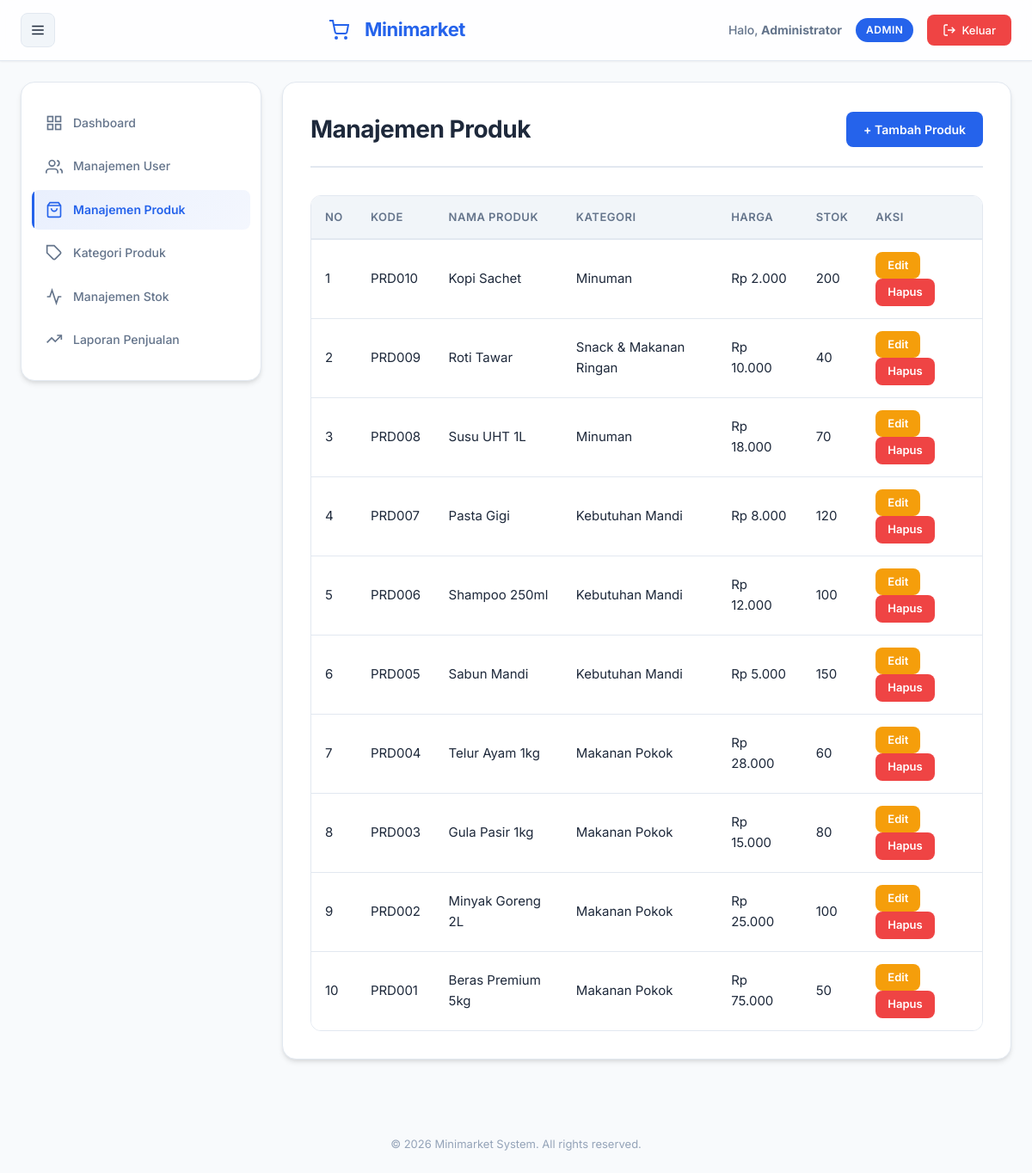
Page /admin/produk.php (signed in) on the committed database.
### tables this page shows
CREATE TABLE IF NOT EXISTS produk (
    id INT AUTO_INCREMENT PRIMARY KEY,
    kode VARCHAR(50) NOT NULL UNIQUE,
    nama VARCHAR(100) NOT NULL,
    kategori_id INT,
    harga DECIMAL(10,2) NOT NULL,
    stok INT NOT NULL DEFAULT 0,
    stok_min INT NOT NULL DEFAULT 5,
    created_at TIMESTAMP DEFAULT CURRENT_TIMESTAMP,
    updated_at TIMESTAMP DEFAULT CURRENT_TIMESTAMP ON UPDATE CURRENT_TIMESTAMP,
    FOREIGN KEY (kategori_id) REFERENCES kategori(id) ON DELETE SET NULL
);

CREATE TABLE IF NOT EXISTS kategori (
    id INT AUTO_INCREMENT PRIMARY KEY,
    nama VARCHAR(100) NOT NULL UNIQUE,
    deskripsi TEXT,
    created_at TIMESTAMP DEFAULT CURRENT_TIMESTAMP
);

### admin/produk.php (the view, shortened to what this page needs)
<?php
require_once '../includes/header.php';
$query = mysqli_query($koneksi,
    "SELECT p.*, k.nama as kategori_nama
     FROM produk p
     LEFT JOIN kategori k ON p.kategori_id = k.id
     ORDER BY p.id DESC"
);
?>
            <div class="page-header">
                <h2>Manajemen Produk</h2>
                <a href="produk_tambah.php" class="btn btn-primary">+ Tambah Produk</a>
            </div>
            <div class="table-container">
                <table class="data-table">
                    <thead>
                        <tr>
                            <th>No</th>
                            <th>Kode</th>
                            <th>Nama Produk</th>
                            <th>Kategori</th>
                            <th>Harga</th>
                            <th>Stok</th>
                            <th>Aksi</th>
                        </tr>
                    </thead>
                    <tbody>
                        <?php
                        $no = 1;
                        while ($row = mysqli_fetch_assoc($query)):
                        ?>
                        <tr>
                            <td><?php echo $no++; ?></td>
                            <td><?php echo htmlspecialchars($row['kode']); ?></td>
                            <td><?php echo htmlspecialchars($row['nama']); ?></td>
                            <td><?php echo htmlspecialchars($row['kategori_nama'] ?? '-'); ?></td>
                            <td>Rp <?php echo number_format($row['harga'], 0, ',', '.'); ?></td>
                            <td><?php echo $row['stok']; ?></td>
                            <td>
                                <a href="produk_edit.php?id=<?php echo $row['id']; ?>" class="btn btn-sm btn-warning">Edit</a>
                                <a href="produk_hapus.php?id=<?php echo $row['id']; ?>" class="btn btn-sm btn-danger" onclick="return confirm('Yakin ingin menghapus produk ini?');">Hapus</a>
                            </td>
                        </tr>
                        <?php endwhile; ?>
                    </tbody>
                </table>
            </div>
<?php require_once '../includes/footer.php'; ?>

### includes/header.php (shortened to what this page needs)
<?php
$current_role = $_SESSION['role'] ?? '';
$current_nama = $_SESSION['nama'] ?? '';
?>
<!DOCTYPE html>
<html lang="id">
<head>
    <link rel="stylesheet" href="../assets/style.css">
</head>
<body>
    <nav class="navbar">
        <div class="nav-container">
            <button class="sidebar-toggle" id="sidebarToggle" onclick="toggleSidebar()" title="Toggle Sidebar">
                <svg width="20" height="20" viewBox="0 0 24 24" fill="none" stroke="currentColor" stroke-width="2">
                    <path d="M3 12h18M3 6h18M3 18h18"/>
                </svg>
            </button>
            <h1 class="nav-logo">
                <svg width="24" height="24" viewBox="0 0 24 24" fill="none" stroke="currentColor" stroke-width="2" style="margin-right: 8px;">
                    <circle cx="9" cy="21" r="1"/><circle cx="20" cy="21" r="1"/><path d="M1 1h4l2.68 13.39a2 2 0 0 0 2 1.61h9.72a2 2 0 0 0 2-1.61L23 6H6"/>
                </svg>
                Minimarket
            </h1>
            <div class="nav-user">
                <span>Halo, <strong><?php echo htmlspecialchars($current_nama); ?></strong></span>
                <span class="role-badge"><?php echo ucfirst($current_role); ?></span>
                <a href="../auth/logout.php" class="btn-logout">
                    <svg width="16" height="16" viewBox="0 0 24 24" fill="none" stroke="currentColor" stroke-width="2">
                        <path d="M9 21H5a2 2 0 0 1-2-2V5a2 2 0 0 1 2-2h4M16 17l5-5-5-5M21 12H9"/>
                    </svg>
                    Keluar
                </a>
            </div>
        </div>
    </nav>
    <div class="container">
        <aside class="sidebar" id="sidebar">
            <ul class="sidebar-menu">
                <?php
                $current_file = basename($_SERVER['PHP_SELF']);
                if ($current_role == 'admin'):
                ?>
                    <li><a href="dashboard.php" class="<?php echo ($current_file == 'dashboard.php') ? 'active' : ''; ?>">
                        <svg class="icon" width="20" height="20" viewBox="0 0 24 24" fill="none" stroke="currentColor" stroke-width="2"><rect x="3" y="3" width="7" height="7"/><rect x="14" y="3" width="7" height="7"/><rect x="14" y="14" width="7" height="7"/><rect x="3" y="14" width="7" height="7"/></svg>
                        <span class="menu-text">Dashboard</span>
                    </a></li>
                    <li><a href="user.php" class="<?php echo (in_array($current_file, ['user.php', 'user_tambah.php', 'user_edit.php'])) ? 'active' : ''; ?>">
                        <svg class="icon" width="20" height="20" viewBox="0 0 24 24" fill="none" stroke="currentColor" stroke-width="2"><path d="M17 21v-2a4 4 0 0 0-4-4H5a4 4 0 0 0-4 4v2"/><circle cx="9" cy="7" r="4"/><path d="M23 21v-2a4 4 0 0 0-3-3.87M16 3.13a4 4 0 0 1 0 7.75"/></svg>
                        <span class="menu-text">Manajemen User</span>
                    </a></li>
                    <li><a href="produk.php" class="<?php echo (in_array($current_file, ['produk.php', 'produk_tambah.php', 'produk_edit.php'])) ? 'active' : ''; ?>">
                        <svg class="icon" width="20" height="20" viewBox="0 0 24 24" fill="none" stroke="currentColor" stroke-width="2"><path d="M6 2L3 6v14a2 2 0 0 0 2 2h14a2 2 0 0 0 2-2V6l-3-4z"/><line x1="3" y1="6" x2="21" y2="6"/><path d="M16 10a4 4 0 0 1-8 0"/></svg>
                        <span class="menu-text">Manajemen Produk</span>
                    </a></li>
                    <li><a href="kategori.php" class="<?php echo (in_array($current_file, ['kategori.php', 'kategori_tambah.php', 'kategori_edit.php'])) ? 'active' : ''; ?>">
                        <svg class="icon" width="20" height="20" viewBox="0 0 24 24" fill="none" stroke="currentColor" stroke-width="2"><path d="M20.59 13.41l-7.17 7.17a2 2 0 0 1-2.83 0L2 12V2h10l8.59 8.59a2 2 0 0 1 0 2.82z"/><line x1="7" y1="7" x2="7.01" y2="7"/></svg>
                        <span class="menu-text">Kategori Produk</span>
                    </a></li>
                    <li><a href="stok.php" class="<?php echo ($current_file == 'stok.php') ? 'active' : ''; ?>">
                        <svg class="icon" width="20" height="20" viewBox="0 0 24 24" fill="none" stroke="currentColor" stroke-width="2"><polyline points="22 12 18 12 15 21 9 3 6 12 2 12"/></svg>
                        <span class="menu-text">Manajemen Stok</span>
                    </a></li>
                    <li><a href="laporan.php" class="<?php echo (in_array($current_file, ['laporan.php', 'laporan_detail.php'])) ? 'active' : ''; ?>">
                        <svg class="icon" width="20" height="20" viewBox="0 0 24 24" fill="none" stroke="currentColor" stroke-width="2"><polyline points="22 6 13.5 14.5 8.5 9.5 2 16"/><polyline points="16 6 22 6 22 12"/></svg>
                        <span class="menu-text">Laporan Penjualan</span>
                    </a></li>
                <?php endif; ?>
            </ul>
        </aside>
        <main class="main-content">

### includes/footer.php
        </main>
    </div>
    <footer class="footer">
        <p>&copy; <?php echo date('Y'); ?> Minimarket System. All rights reserved.</p>
    </footer>
</body>
</html>

### rows in the picture
produk: kode "PRD010", nama "Kopi Sachet", kategori.nama "Minuman", harga "2.000", stok "200"
produk: kode "PRD009", nama "Roti Tawar", kategori.nama "Snack & Makanan Ringan", harga "10.000", stok "40"
produk: kode "PRD008", nama "Susu UHT 1L", kategori.nama "Minuman", harga "18.000", stok "70"
produk: kode "PRD007", nama "Pasta Gigi", kategori.nama "Kebutuhan Mandi", harga "8.000", stok "120"
produk: kode "PRD006", nama "Shampoo 250ml", kategori.nama "Kebutuhan Mandi", harga "12.000", stok "100"
produk: kode "PRD005", nama "Sabun Mandi", kategori.nama "Kebutuhan Mandi", harga "5.000", stok "150"
produk: kode "PRD004", nama "Telur Ayam 1kg", kategori.nama "Makanan Pokok", harga "28.000", stok "60"
produk: kode "PRD003", nama "Gula Pasir 1kg", kategori.nama "Makanan Pokok", harga "15.000", stok "80"
produk: kode "PRD002", nama "Minyak Goreng 2L", kategori.nama "Makanan Pokok", harga "25.000", stok "100"
produk: kode "PRD001", nama "Beras Premium 5kg", kategori.nama "Makanan Pokok", harga "75.000", stok "50"

### other values in the picture
$current_nama "Administrator"
$current_role "ADMIN"
